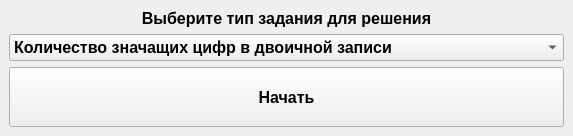
<?xml version="1.0" encoding="UTF-8"?>
<ui version="4.0">
 <class>MainWindow</class>
 <widget class="QMainWindow" name="MainWindow">
  <property name="geometry">
   <rect>
    <x>0</x>
    <y>0</y>
    <width>480</width>
    <height>135</height>
   </rect>
  </property>
  <property name="font">
   <font>
    <family>System</family>
    <pointsize>12</pointsize>
    <weight>75</weight>
    <bold>true</bold>
   </font>
  </property>
  <property name="windowTitle">
   <string>Меню</string>
  </property>
  <property name="styleSheet">
   <string notr="true"/>
  </property>
  <widget class="QWidget" name="centralwidget">
   <property name="font">
    <font>
     <family>System</family>
     <pointsize>12</pointsize>
     <weight>75</weight>
     <bold>true</bold>
    </font>
   </property>
   <layout class="QGridLayout" name="gridLayout">
    <item row="1" column="0">
     <widget class="QComboBox" name="comboBox">
      <item>
       <property name="text">
        <string>Количество значащих цифр в двоичной записи</string>
       </property>
      </item>
      <item>
       <property name="text">
        <string>Сумма цифр или разрядов числа в n-ой системе</string>
       </property>
      </item>
      <item>
       <property name="text">
        <string>Найти количество цифр или первую цифру числа в n-ой системе</string>
       </property>
      </item>
      <item>
       <property name="text">
        <string>Поиск частоты цифры числа в n-ой системе</string>
       </property>
      </item>
      <item>
       <property name="text">
        <string>N-основание системы числа</string>
       </property>
      </item>
     </widget>
    </item>
    <item row="0" column="0">
     <widget class="QLabel" name="label">
      <property name="font">
       <font>
        <family>System</family>
        <pointsize>12</pointsize>
        <weight>75</weight>
        <bold>true</bold>
       </font>
      </property>
      <property name="text">
       <string>Выберите тип задания для решения</string>
      </property>
      <property name="alignment">
       <set>Qt::AlignHCenter|Qt::AlignTop</set>
      </property>
     </widget>
    </item>
    <item row="2" column="0">
     <widget class="QPushButton" name="pushButton">
      <property name="minimumSize">
       <size>
        <width>0</width>
        <height>60</height>
       </size>
      </property>
      <property name="text">
       <string>Начать</string>
      </property>
     </widget>
    </item>
   </layout>
  </widget>
 </widget>
 <resources/>
 <connections/>
</ui>
